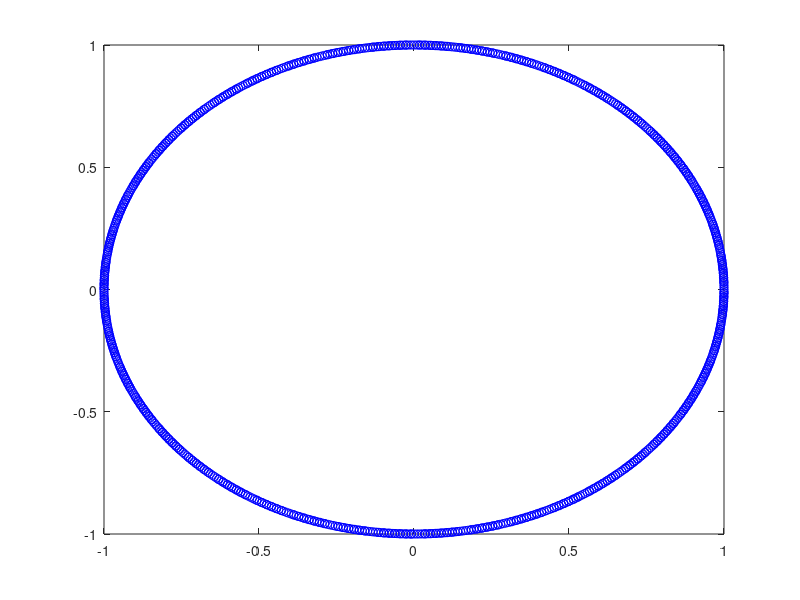

Source code (MATLAB):
% x = (1:5)';
% y = rand(5,1);
% bar(x,y)
% %# show X and Y coordinates
% text(x,y,strcat('(',num2str(x),',',num2str(y,2),')'),'horiz','center','vert','bottom')

%%
clc;
clear all;
close all;

% %%
% w1 = rand(10);
% w2 = rand(10);
% 
% %%
% figure(1)
% plot(w1,w2,'r','linewidth',2)
% hold on
% plot(w1',w2','r','linewidth',2)
% hold on
% for m = 1:10
%     for n = 1:10
%         figure(1)
%         hold on
%         plot(w1(m,n),w2(m,n),'yo','MarkerSize',6,'MarkerEdgeColor','r','MarkerFaceColor','y');
%         text(w1(m,n),w2(m,n),strcat('(',num2str(w1(m,n),2),',',num2str(w2(m,n),2),')'),'horiz','center','vert','bottom');
%     end
% end

number_of_inputs = 1000;



for n=1:number_of_inputs
    x1(n) = sin(n);
    x2(n) = cos(n);
end

% t = linspace(0,2*pi);

plot(x1,x2,'ob')
% axis([-1 1 -1 1]);        
